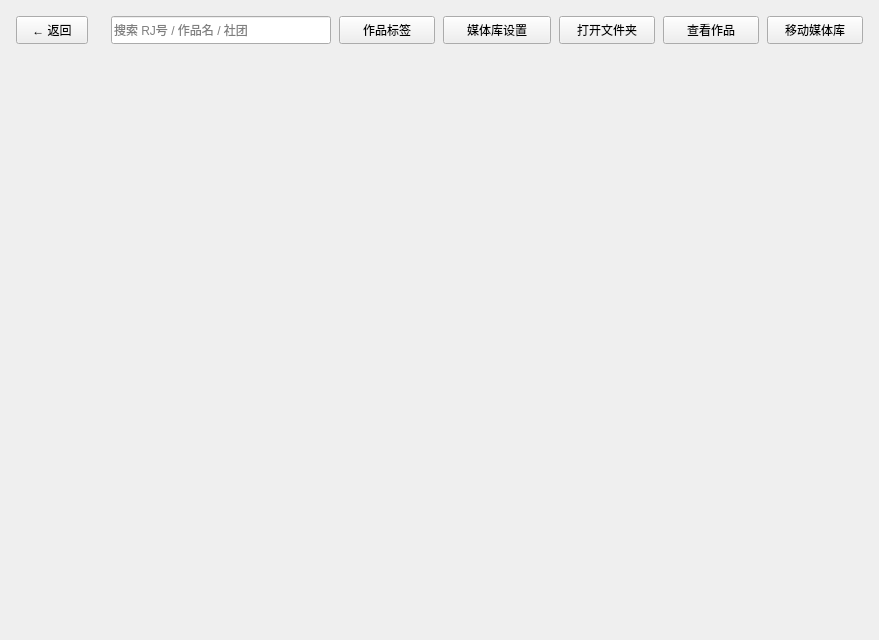
<?xml version="1.0" encoding="UTF-8"?>
<ui version="4.0">
 <class>MediaLibWindow</class>
 <widget class="QMainWindow" name="MediaLibWindow">
  <property name="geometry">
   <rect>
    <x>0</x>
    <y>0</y>
    <width>820</width>
    <height>640</height>
   </rect>
  </property>
  <property name="windowTitle">
   <string>媒体库</string>
  </property>
  <widget class="QWidget" name="centralwidget">
   <layout class="QVBoxLayout" name="mainLayout">
    <property name="spacing">
     <number>12</number>
    </property>
    <property name="leftMargin">
     <number>16</number>
    </property>
    <property name="topMargin">
     <number>16</number>
    </property>
    <property name="rightMargin">
     <number>16</number>
    </property>
    <property name="bottomMargin">
     <number>16</number>
    </property>
    <item>
     <layout class="QHBoxLayout" name="headerLayout">
      <property name="spacing">
       <number>8</number>
      </property>
      <item>
       <widget class="QPushButton" name="back_button">
        <property name="minimumSize">
         <size>
          <width>72</width>
          <height>28</height>
         </size>
        </property>
        <property name="text">
         <string>← 返回</string>
        </property>
       </widget>
      </item>
      <item>
       <widget class="QLabel" name="count_label">
        <property name="text">
         <string/>
        </property>
        <property name="class" stdset="0">
         <string>caption</string>
        </property>
       </widget>
      </item>
      <item>
       <spacer name="headerSpacer">
        <property name="orientation">
         <enum>Qt::Horizontal</enum>
        </property>
        <property name="sizeHint" stdset="0">
         <size>
          <width>40</width>
          <height>20</height>
         </size>
        </property>
       </spacer>
      </item>
      <item>
       <widget class="QLineEdit" name="search_edit">
        <property name="minimumSize">
         <size>
          <width>220</width>
          <height>28</height>
         </size>
        </property>
        <property name="placeholderText">
         <string>搜索 RJ号 / 作品名 / 社团</string>
        </property>
        <property name="clearButtonEnabled">
         <bool>true</bool>
        </property>
       </widget>
      </item>
      <item>
       <widget class="QPushButton" name="genre_button">
        <property name="minimumSize">
         <size>
          <width>96</width>
          <height>28</height>
         </size>
        </property>
        <property name="text">
         <string>作品标签</string>
        </property>
       </widget>
      </item>
      <item>
       <widget class="QPushButton" name="lib_setting_button">
        <property name="minimumSize">
         <size>
          <width>108</width>
          <height>28</height>
         </size>
        </property>
        <property name="text">
         <string>媒体库设置</string>
        </property>
       </widget>
      </item>
      <item>
       <widget class="QPushButton" name="open_folder_button">
        <property name="minimumSize">
         <size>
          <width>96</width>
          <height>28</height>
         </size>
        </property>
        <property name="text">
         <string>打开文件夹</string>
        </property>
       </widget>
      </item>
      <item>
       <widget class="QPushButton" name="view_files_button">
        <property name="minimumSize">
         <size>
          <width>96</width>
          <height>28</height>
         </size>
        </property>
        <property name="text">
         <string>查看作品</string>
        </property>
       </widget>
      </item>
      <item>
       <widget class="QPushButton" name="move_lib_button">
        <property name="minimumSize">
         <size>
          <width>96</width>
          <height>28</height>
         </size>
        </property>
        <property name="text">
         <string>移动媒体库</string>
        </property>
       </widget>
      </item>
     </layout>
    </item>
    <item>
     <widget class="QScrollArea" name="cards_scroll">
      <property name="frameShape">
       <enum>QFrame::NoFrame</enum>
      </property>
      <property name="widgetResizable">
       <bool>true</bool>
      </property>
      <widget class="QWidget" name="cards_container"/>
     </widget>
    </item>
   </layout>
  </widget>
 </widget>
 <resources/>
 <connections/>
</ui>
